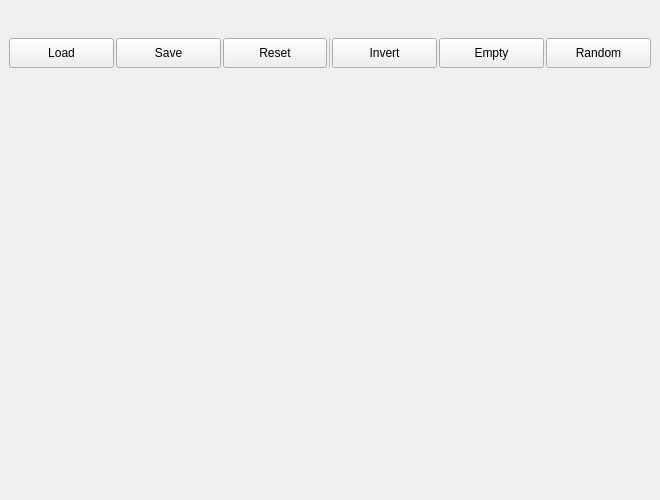
<?xml version="1.0" encoding="UTF-8"?>
<ui version="4.0">
	<class>CWindowMain</class>
	<widget class="QWidget" name="CWindowMain">
		<property name="geometry">
			<rect>
				<x>0</x>
				<y>0</y>
				<width>660</width>
				<height>500</height>
			</rect>
		</property>
		<layout class="QVBoxLayout" name="verticalLayout_2">
			<property name="spacing">
				<number>0</number>
			</property>
			<property name="leftMargin">
				<number>0</number>
			</property>
			<property name="topMargin">
				<number>0</number>
			</property>
			<property name="rightMargin">
				<number>0</number>
			</property>
			<property name="bottomMargin">
				<number>0</number>
			</property>
			<item>
				<widget class="QWidget" name="Main_Widget" native="true">
					<layout class="QVBoxLayout" name="verticalLayout">
						<property name="spacing">
							<number>0</number>
						</property>
						<property name="leftMargin">
							<number>6</number>
						</property>
						<property name="topMargin">
							<number>6</number>
						</property>
						<property name="rightMargin">
							<number>6</number>
						</property>
						<property name="bottomMargin">
							<number>6</number>
						</property>
						<item>
							<widget class="CTitleBar" name="TitleBar" native="true">
								<property name="sizePolicy">
									<sizepolicy hsizetype="Preferred" vsizetype="Fixed">
										<horstretch>0</horstretch>
										<verstretch>0</verstretch>
									</sizepolicy>
								</property>
								<property name="minimumSize">
									<size>
										<width>0</width>
										<height>30</height>
									</size>
								</property>
							</widget>
						</item>
						<item>
							<widget class="QWidget" name="Content_Widget" native="true">
								<property name="accessibleName">
									<string notr="true">CContent</string>
								</property>
								<layout class="QVBoxLayout" name="verticalLayout_3">
									<property name="spacing">
										<number>5</number>
									</property>
									<property name="leftMargin">
										<number>3</number>
									</property>
									<property name="topMargin">
										<number>2</number>
									</property>
									<property name="rightMargin">
										<number>3</number>
									</property>
									<property name="bottomMargin">
										<number>3</number>
									</property>
									<item>
										<widget class="QWidget" name="ColorButtons_Widget" native="true">
											<property name="sizePolicy">
												<sizepolicy hsizetype="Preferred" vsizetype="Fixed">
													<horstretch>0</horstretch>
													<verstretch>0</verstretch>
												</sizepolicy>
											</property>
											<layout class="QHBoxLayout" name="horizontalLayout">
												<property name="spacing">
													<number>2</number>
												</property>
												<property name="leftMargin">
													<number>0</number>
												</property>
												<property name="topMargin">
													<number>0</number>
												</property>
												<property name="rightMargin">
													<number>0</number>
												</property>
												<property name="bottomMargin">
													<number>0</number>
												</property>
												<item>
													<widget class="CPushButtonSta" name="Load_PushButton">
														<property name="sizePolicy">
															<sizepolicy hsizetype="Minimum" vsizetype="Preferred">
																<horstretch>0</horstretch>
																<verstretch>0</verstretch>
															</sizepolicy>
														</property>
														<property name="minimumSize">
															<size>
																<width>30</width>
																<height>30</height>
															</size>
														</property>
														<property name="text">
															<string notr="true">Load</string>
														</property>
													</widget>
												</item>
												<item>
													<widget class="CPushButtonSta" name="Save_PushButton">
														<property name="sizePolicy">
															<sizepolicy hsizetype="Minimum" vsizetype="Preferred">
																<horstretch>0</horstretch>
																<verstretch>0</verstretch>
															</sizepolicy>
														</property>
														<property name="minimumSize">
															<size>
																<width>30</width>
																<height>30</height>
															</size>
														</property>
														<property name="text">
															<string notr="true">Save</string>
														</property>
													</widget>
												</item>
												<item>
													<widget class="CPushButtonSta" name="Reset_PushButton">
														<property name="sizePolicy">
															<sizepolicy hsizetype="Minimum" vsizetype="Preferred">
																<horstretch>0</horstretch>
																<verstretch>0</verstretch>
															</sizepolicy>
														</property>
														<property name="minimumSize">
															<size>
																<width>30</width>
																<height>30</height>
															</size>
														</property>
														<property name="text">
															<string notr="true">Reset</string>
														</property>
													</widget>
												</item>
												<item>
													<widget class="Line" name="line">
														<property name="enabled">
															<bool>false</bool>
														</property>
														<property name="sizePolicy">
															<sizepolicy hsizetype="Maximum" vsizetype="Preferred">
																<horstretch>0</horstretch>
																<verstretch>0</verstretch>
															</sizepolicy>
														</property>
														<property name="maximumSize">
															<size>
																<width>1</width>
																<height>16777215</height>
															</size>
														</property>
														<property name="frameShadow">
															<enum>QFrame::Shadow::Plain</enum>
														</property>
														<property name="orientation">
															<enum>Qt::Orientation::Vertical</enum>
														</property>
													</widget>
												</item>
												<item>
													<widget class="CPushButtonSta" name="Invert_PushButton">
														<property name="sizePolicy">
															<sizepolicy hsizetype="Minimum" vsizetype="Preferred">
																<horstretch>0</horstretch>
																<verstretch>0</verstretch>
															</sizepolicy>
														</property>
														<property name="minimumSize">
															<size>
																<width>30</width>
																<height>30</height>
															</size>
														</property>
														<property name="text">
															<string notr="true">Invert</string>
														</property>
													</widget>
												</item>
												<item>
													<widget class="CPushButtonSta" name="Empty_PushButton">
														<property name="sizePolicy">
															<sizepolicy hsizetype="Minimum" vsizetype="Preferred">
																<horstretch>0</horstretch>
																<verstretch>0</verstretch>
															</sizepolicy>
														</property>
														<property name="minimumSize">
															<size>
																<width>30</width>
																<height>30</height>
															</size>
														</property>
														<property name="text">
															<string notr="true">Empty</string>
														</property>
													</widget>
												</item>
												<item>
													<widget class="CPushButtonSta" name="Random_PushButton">
														<property name="sizePolicy">
															<sizepolicy hsizetype="Minimum" vsizetype="Preferred">
																<horstretch>0</horstretch>
																<verstretch>0</verstretch>
															</sizepolicy>
														</property>
														<property name="minimumSize">
															<size>
																<width>30</width>
																<height>30</height>
															</size>
														</property>
														<property name="text">
															<string notr="true">Random</string>
														</property>
													</widget>
												</item>
											</layout>
										</widget>
									</item>
									<item>
										<widget class="CColorSlots" name="ColorSlots" native="true">
											<layout class="QVBoxLayout" name="verticalLayout_4">
												<property name="spacing">
													<number>0</number>
												</property>
												<property name="leftMargin">
													<number>0</number>
												</property>
												<property name="topMargin">
													<number>0</number>
												</property>
												<property name="rightMargin">
													<number>0</number>
												</property>
												<property name="bottomMargin">
													<number>0</number>
												</property>
											</layout>
										</widget>
									</item>
								</layout>
							</widget>
						</item>
					</layout>
				</widget>
			</item>
		</layout>
	</widget>
	<customwidgets>
		<customwidget>
			<class>CPushButtonSta</class>
			<extends>QPushButton</extends>
			<header>CWidget/CPushButtonSta.hpp</header>
		</customwidget>
		<customwidget>
			<class>CTitleBar</class>
			<extends>QWidget</extends>
			<header>CTitle/CTitleBar.hpp</header>
			<container>1</container>
		</customwidget>
		<customwidget>
			<class>CColorSlots</class>
			<extends>QWidget</extends>
			<header>CPigment/CColorSlots.hpp</header>
			<container>1</container>
		</customwidget>
	</customwidgets>
	<resources>
		<include location="../_Resource/Direction/_Direction.qrc"/>
	</resources>
	<connections/>
</ui>
